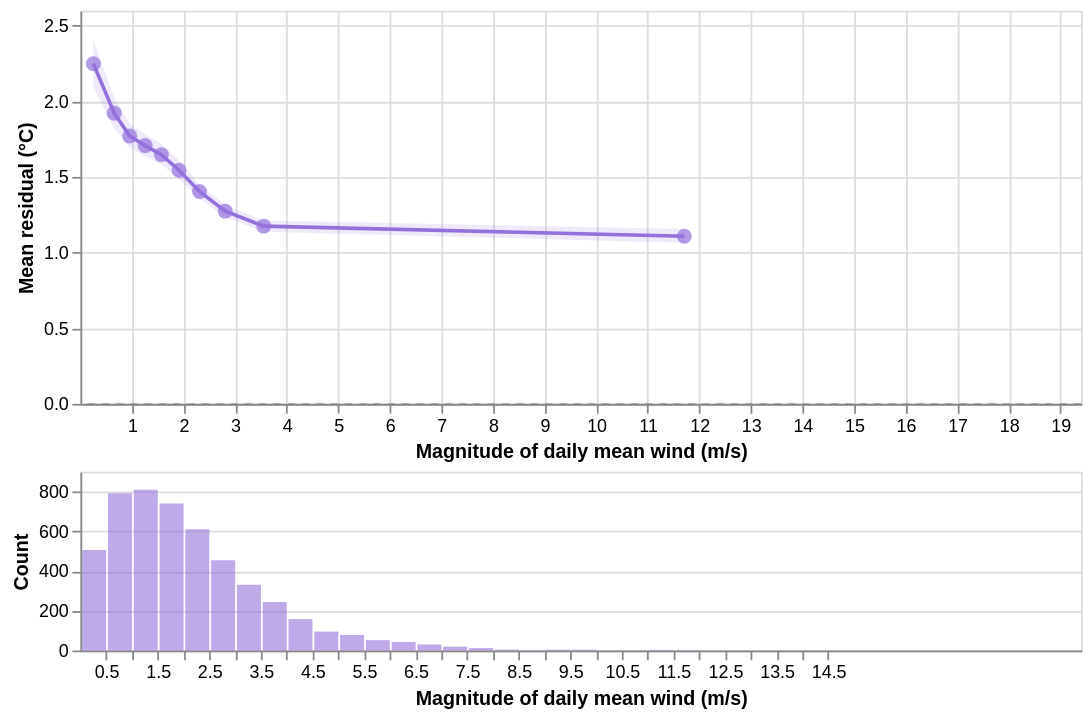

Vega-Lite specification for this chart:
### Vega-Lite specification from a JSON file in a GitHub repository (floating-point values rounded to 4 significant figures; data arrays with more than 128 entries replaced by an {"elided": "..."} marker saying what was removed)
{"config": {"view": {"continuousWidth": 300, "continuousHeight": 300}}, "vconcat": [{"layer": [{"data": {"name": "data-a0a55d106695e8d630baff0f16eee66d"}, "mark": {"type": "rule", "color": "grey", "opacity": 0.5, "strokeDash": [4, 4]}, "encoding": {"y": {"field": "y", "type": "quantitative"}}}, {"data": {"name": "data-077f0b5f27b9b0f2242e115e4dc0b441"}, "mark": {"type": "area", "color": "#9370DB", "opacity": 0.15}, "encoding": {"x": {"field": "x", "scale": {"domain": [0.0003355, 19.4], "nice": false, "zero": false}, "title": "Magnitude of daily mean wind (m/s)", "type": "quantitative"}, "y": {"field": "ci_lo", "title": "Mean residual (°C)", "type": "quantitative"}, "y2": {"field": "ci_hi"}}}, {"data": {"name": "data-077f0b5f27b9b0f2242e115e4dc0b441"}, "mark": {"type": "line", "color": "#9370DB", "strokeWidth": 2}, "encoding": {"x": {"field": "x", "scale": {"domain": [0.0003355, 19.4], "nice": false, "zero": false}, "type": "quantitative"}, "y": {"field": "mean", "type": "quantitative"}}}, {"data": {"name": "data-077f0b5f27b9b0f2242e115e4dc0b441"}, "mark": {"type": "point", "color": "#9370DB", "filled": true, "size": 70}, "encoding": {"tooltip": [{"field": "x", "format": ".3f", "title": "Magnitude of daily mean wind (m/s)", "type": "quantitative"}, {"field": "mean", "format": ".3f", "title": "Mean residual (°C)", "type": "quantitative"}, {"field": "ci_lo", "format": ".3f", "title": "CI low", "type": "quantitative"}, {"field": "ci_hi", "format": ".3f", "title": "CI high", "type": "quantitative"}], "x": {"field": "x", "scale": {"domain": [0.0003355, 19.4], "nice": false, "zero": false}, "type": "quantitative"}, "y": {"field": "mean", "type": "quantitative"}}}], "height": 220, "width": 560}, {"data": {"name": "data-b0ba8672cb80e93467cf69ae2032b0e1"}, "mark": {"type": "bar", "color": "#9370DB", "opacity": 0.6}, "encoding": {"x": {"bin": {"maxbins": 50}, "field": "val", "scale": {"domain": [0.0003355, 19.4], "nice": false, "zero": false}, "title": "Magnitude of daily mean wind (m/s)", "type": "quantitative"}, "y": {"aggregate": "count", "title": "Count", "type": "quantitative"}}, "height": 100, "width": 560}], "spacing": 4, "$schema": "https://vega.github.io/schema/vega-lite/v6.4.1.json", "datasets": {"data-a0a55d106695e8d630baff0f16eee66d": [{"y": 0}], "data-077f0b5f27b9b0f2242e115e4dc0b441": [{"x": 0.2519, "mean": 2.25, "ci_lo": 2.096, "ci_hi": 2.403}, {"x": 0.6557, "mean": 1.923, "ci_lo": 1.818, "ci_hi": 2.026}, {"x": 0.9558, "mean": 1.772, "ci_lo": 1.696, "ci_hi": 1.855}, {"x": 1.256, "mean": 1.708, "ci_lo": 1.636, "ci_hi": 1.783}, {"x": 1.57, "mean": 1.648, "ci_lo": 1.584, "ci_hi": 1.718}, {"x": 1.913, "mean": 1.545, "ci_lo": 1.487, "ci_hi": 1.61}, {"x": 2.309, "mean": 1.404, "ci_lo": 1.356, "ci_hi": 1.449}, {"x": 2.808, "mean": 1.275, "ci_lo": 1.235, "ci_hi": 1.316}, {"x": 3.554, "mean": 1.175, "ci_lo": 1.139, "ci_hi": 1.213}, {"x": 11.71, "mean": 1.109, "ci_lo": 1.065, "ci_hi": 1.157}], "data-b0ba8672cb80e93467cf69ae2032b0e1": {"elided": "4999 records"}}}
